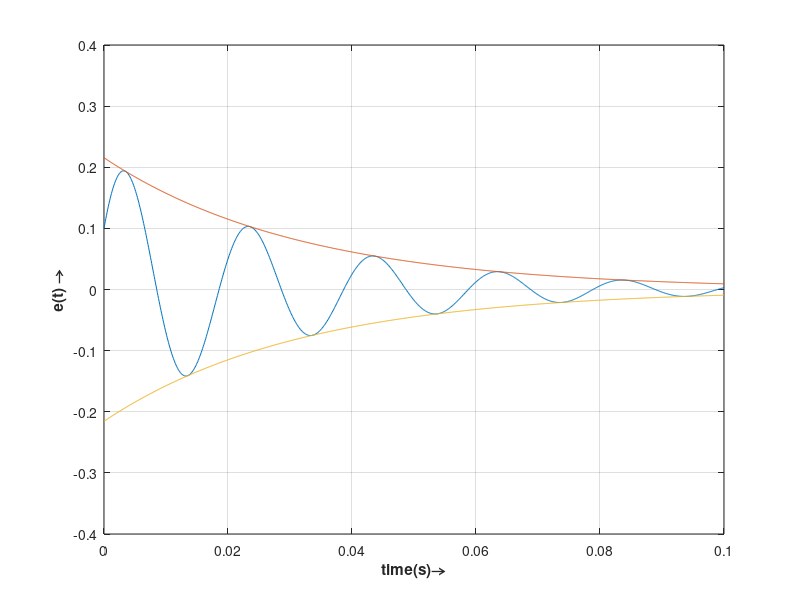

This figure's MATLAB source:
%%Plot of error with time

clear all
close all
clc
t= 0:0.0001:0.1;
t0 =0.01;
del= 0.1;
wn = 100*pi;
w_step = 2*pi*10;
phi = 0.1;

wd= wn*sqrt(1-del^2);
gamma =acos(del);
c1 = w_step^2 + (phi^2)*(wn^2);
c2 = w_step*phi*wn;

e_t = (exp(-del*wn*t)/wd).*(w_step*sin(wd*t)-phi*wn*sin(wd*t-gamma));
plot(t,e_t);
xlabel('\bftime(s)\rightarrow');
ylabel('\bfe(t) \rightarrow');
hold on

env_plus = (exp(-del*wn*t)/wd)*sqrt(c1 -2*c2*del);
plot(t, env_plus);
hold on

env_minus = -(exp(-del*wn*t)/wd)*sqrt(c1 -2*c2*del);
plot(t, env_minus);
grid on

% atemp = input('Enter a key to continue.');
% 
% 
% wn = 100*pi;
% wd= wn*sqrt(1-del^2);
% gamma =acos(del);
% e_t = (exp(-del*wn*t)/wd).*(w_step_max*sin(wd*t)-phi*wn*sin(wd*t-gamma));
% plot(t,e_t);
% grid on;
% hold on;